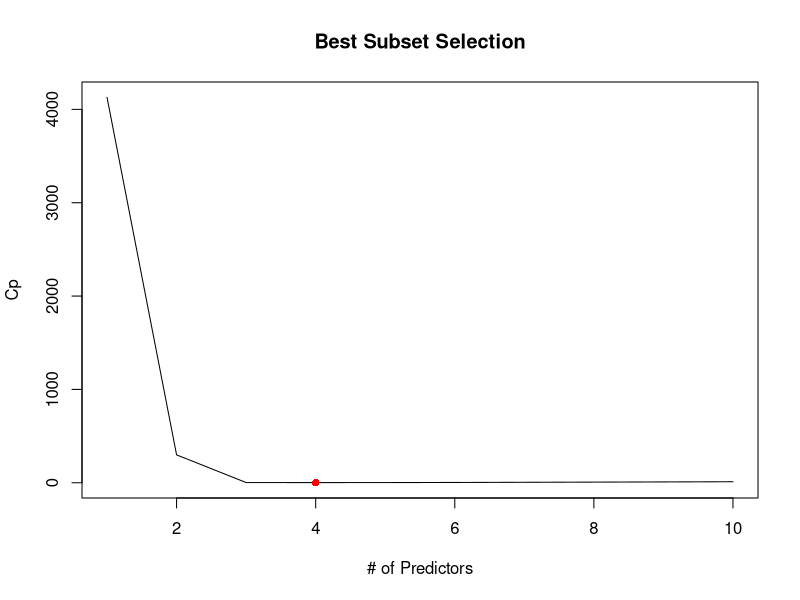
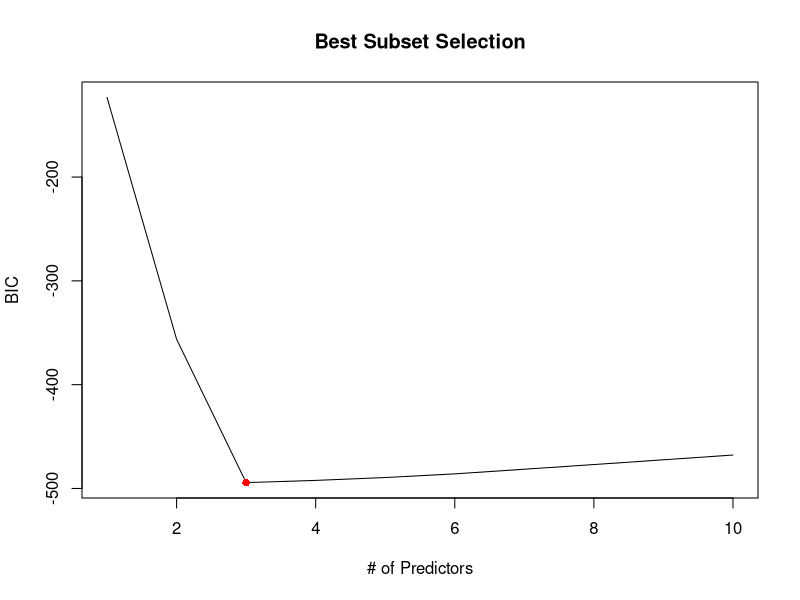
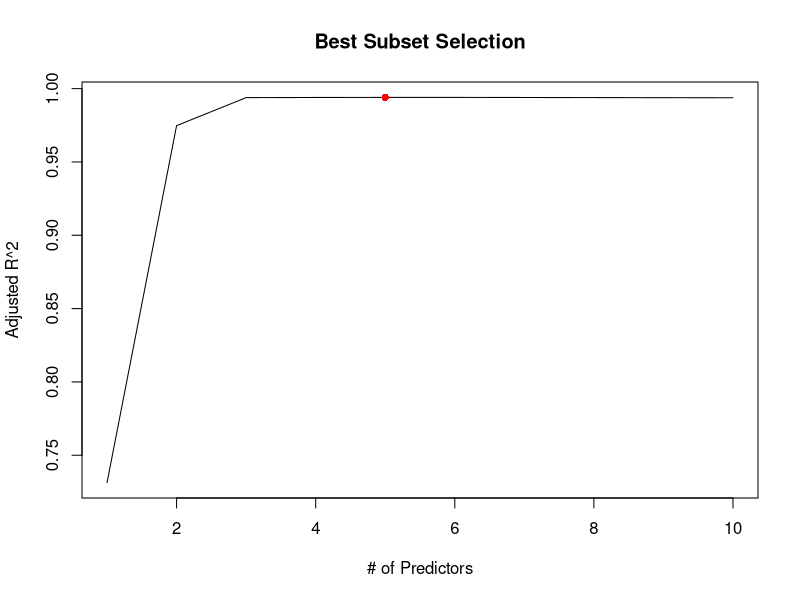
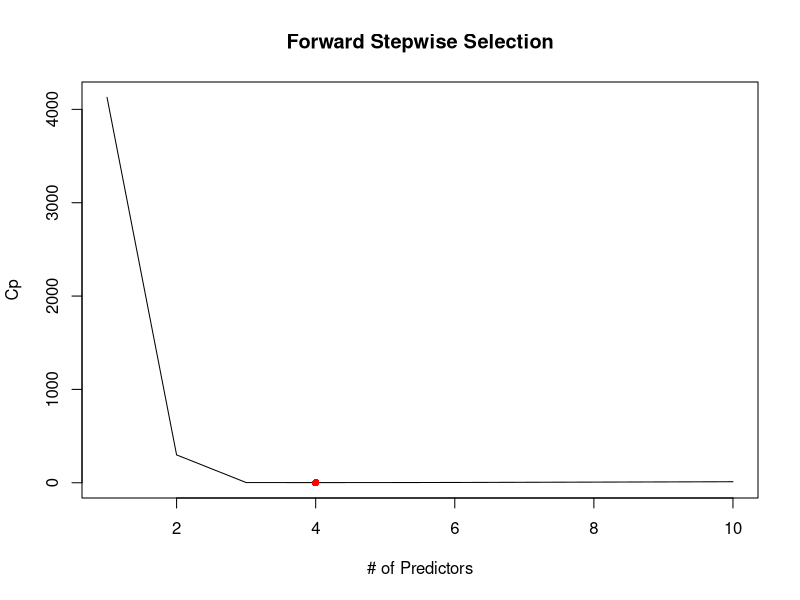
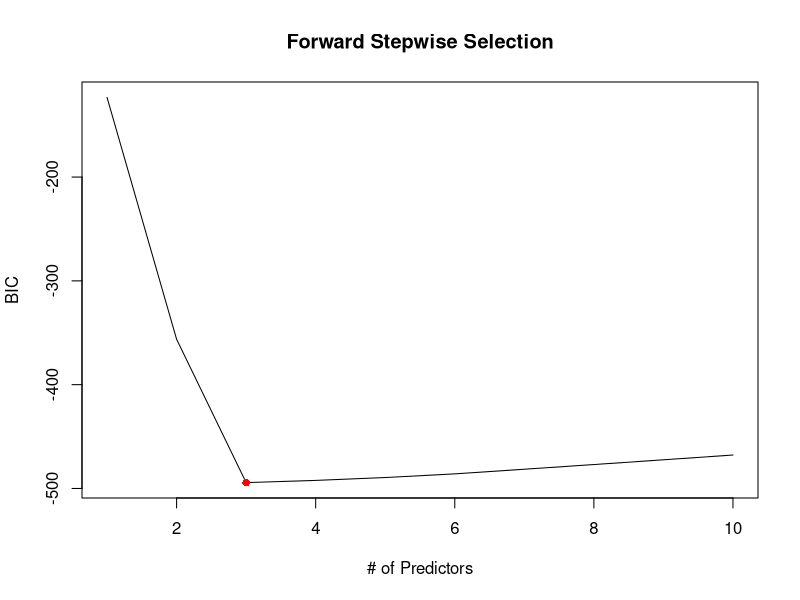
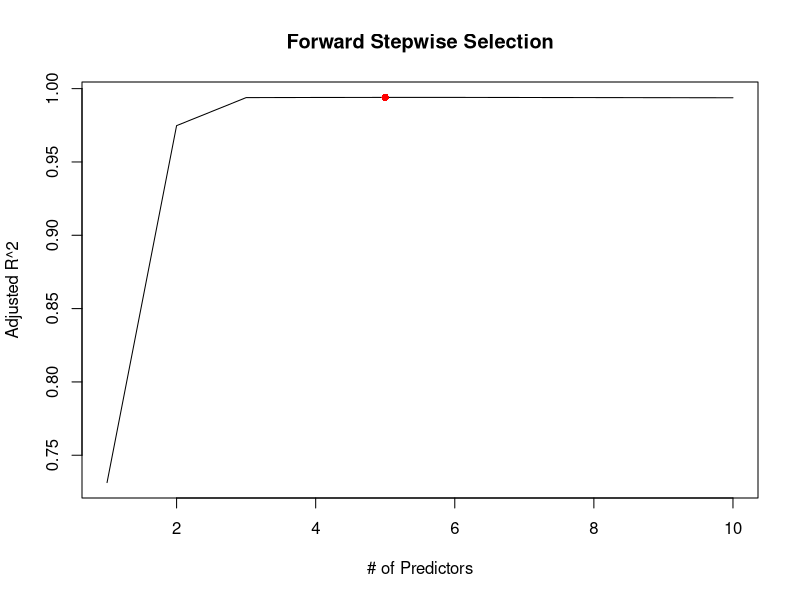
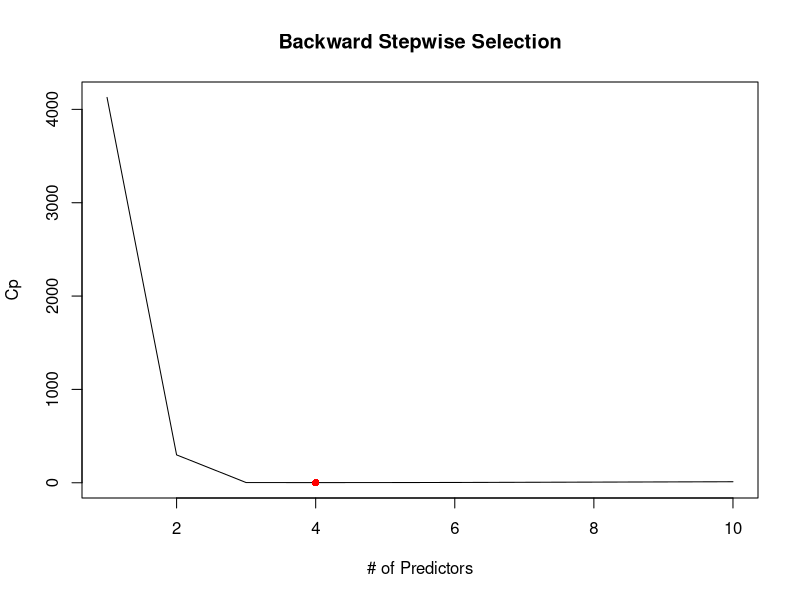
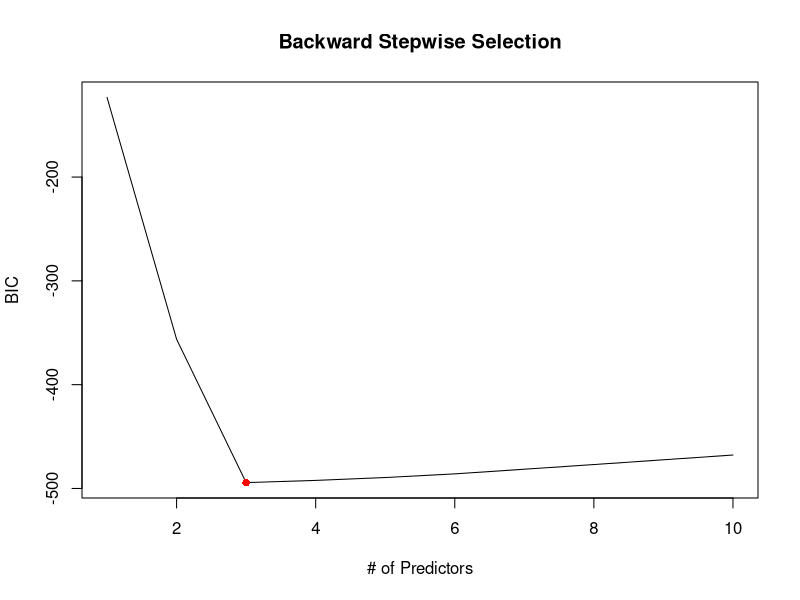

Generate these figures, in order, with R:
rm(list=ls())
# a) Generate simulated data
set.seed(1)
X = rnorm(100)
eps = rnorm(100)
summary(X)
summary(eps)

# b) Generate response vector Y
Y = 2 + 2*X + 0.5*X^2 + 4*X^3 + eps

# c) Perform best subset selection
library(leaps)
data.set = data.frame(x = X, y = Y)
regfit.full = regsubsets(y ~ poly(x, 10), data = data.set, nvmax = 10)
reg.summary = summary(regfit.full)

# Choose best models for C_p, BIC, and adjusted R^2
min.cp = which.min(reg.summary$cp)
min.bic = which.min(reg.summary$bic)
max.adjr2 = which.max(reg.summary$adjr2)

# Plot C_p, BIC, and adjusted R^2
plot(reg.summary$cp, type = "l", xlab = "# of Predictors", ylab = "Cp", main = "Best Subset Selection")
points(x = min.cp, y = reg.summary$cp[min.cp], col = "red", pch = 16)

plot(reg.summary$bic, type = "l", xlab = "# of Predictors", ylab = "BIC", main = "Best Subset Selection")
points(x = min.bic, y = reg.summary$bic[min.bic], col = "red", pch = 16)

plot(reg.summary$adjr2, type = "l", xlab = "# of Predictors", ylab = "Adjusted R^2", main = "Best Subset Selection")
points(x = max.adjr2, y = reg.summary$adjr2[max.adjr2], col = "red", pch = 16)

coefficients(regfit.full, id = 3)

# d) Perform forward stepwise selection
regfit.fwd = regsubsets(y ~ poly(x, 10), data = data.set, nvmax = 10, method = "forward")
reg.summary = summary(regfit.fwd)

# Choose best models for C_p, BIC, and adjusted R^2
min.cp = which.min(reg.summary$cp)
min.bic = which.min(reg.summary$bic)
max.adjr2 = which.max(reg.summary$adjr2)

# Plot C_p, BIC, and adjusted R^2
plot(reg.summary$cp, type = "l", xlab = "# of Predictors", ylab = "Cp", main = "Forward Stepwise Selection")
points(x = min.cp, y = reg.summary$cp[min.cp], col = "red", pch = 16)

plot(reg.summary$bic, type = "l", xlab = "# of Predictors", ylab = "BIC", main = "Forward Stepwise Selection")
points(x = min.bic, y = reg.summary$bic[min.bic], col = "red", pch = 16)

plot(reg.summary$adjr2, type = "l", xlab = "# of Predictors", ylab = "Adjusted R^2", main = "Forward Stepwise Selection")
points(x = max.adjr2, y = reg.summary$adjr2[max.adjr2], col = "red", pch = 16)

coefficients(regfit.fwd, id = 3)

# Perform backward stepwise selection
regfit.bwd = regsubsets(y ~ poly(x, 10), data = data.set, nvmax = 10, method = "backward")
reg.summary = summary(regfit.bwd)

# Choose best models for C_p, BIC, and adjusted R^2
min.cp = which.min(reg.summary$cp)
min.bic = which.min(reg.summary$bic)
max.adjr2 = which.max(reg.summary$adjr2)

# Plot C_p, BIC, and adjusted R^2
plot(reg.summary$cp, type = "l", xlab = "# of Predictors", ylab = "Cp", main = "Backward Stepwise Selection")
points(x = min.cp, y = reg.summary$cp[min.cp], col = "red", pch = 16)

plot(reg.summary$bic, type = "l", xlab = "# of Predictors", ylab = "BIC", main = "Backward Stepwise Selection")
points(x = min.bic, y = reg.summary$bic[min.bic], col = "red", pch = 16)

plot(reg.summary$adjr2, type = "l", xlab = "# of Predictors", ylab = "Adjusted R^2", main = "Backward Stepwise Selection")
points(x = max.adjr2, y = reg.summary$adjr2[max.adjr2], col = "red", pch = 16)

coefficients(regfit.bwd, id = 3)

# Fit a lasso model
library(glmnet)
x.mat =  model.matrix(y ~ poly(x, 10), data = data.set)[, -1]
lasso.mod = cv.glmnet(x.mat, Y, alpha = 1)
lasso.mod
best.lamda = lasso.mod$lambda.min
best.lamda

plot(lasso.mod, main = "Lasso")

# Fit best model to full data set
best.model = glmnet(x.mat, Y, alpha = 1)
predict(best.model, s = best.lamda, type = "coefficients")

# f) Generate new response vector
Y = 2 + 7*X^7 + eps

# Best subset selection
data.set = data.frame(x = X, y = Y)
regfit.full = regsubsets(y ~ poly(x, 10), data = data.set, nvmax = 10)
reg.summary = summary(regfit.full)

# Choose best models for C_p, BIC, and adjusted R^2
which.min(reg.summary$cp)
which.min(reg.summary$bic)
which.max(reg.summary$adjr2)

coefficients(regfit.full, id = 1)
coefficients(regfit.full, id = 2)
coefficients(regfit.full, id = 4)

# Lasso
x.mat = model.matrix(y ~ poly(x, 10), data = data.set)[, -1]
lasso.mod = cv.glmnet(x.mat, Y, alpha = 1)
best.lambda = lasso.mod$lambda.min
best.lambda

# Fit best model to full data set
best.model = glmnet(x.mat, Y, alpha = 1)
predict(best.model, s = best.lamda, type = "coefficients")
